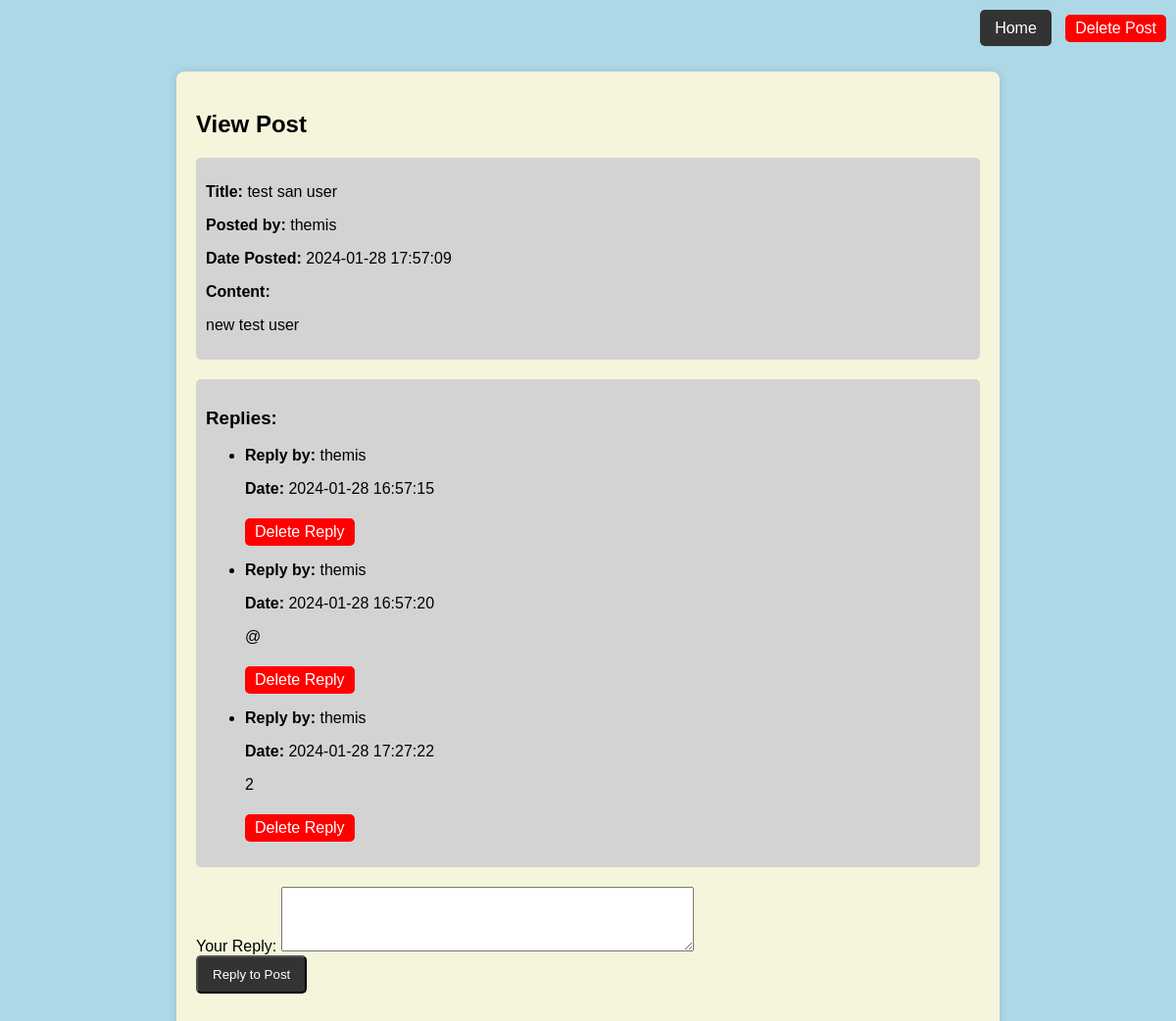
Page /posts/view_post.php?post_id=34 (signed in) on the committed database.
### tables this page shows
CREATE TABLE `posts` (
  `post_id` int(11) NOT NULL,
  `user_id` int(11) NOT NULL,
  `post_title` varchar(255) NOT NULL,
  `date_posted` datetime NOT NULL DEFAULT current_timestamp(),
  `content` text NOT NULL,
  `created_at` timestamp NOT NULL DEFAULT current_timestamp(),
  `views` int(11) DEFAULT 0
);

CREATE TABLE `users` (
  `user_id` int(11) NOT NULL,
  `username` varchar(50) NOT NULL,
  `email` varchar(100) NOT NULL,
  `password` varchar(255) NOT NULL,
  `role` enum('user','admin') DEFAULT 'user',
  `created_at` timestamp NOT NULL DEFAULT current_timestamp(),
  `registration_date` datetime DEFAULT current_timestamp()
);

CREATE TABLE `post_replies` (
  `reply_id` int(11) NOT NULL,
  `post_id` int(11) DEFAULT NULL,
  `user_id` int(11) DEFAULT NULL,
  `reply_content` text DEFAULT NULL,
  `reply_date` timestamp NOT NULL DEFAULT current_timestamp()
);

### posts/view_post_functions.php (called while the page is built, shortened)
<?php
function isAdmin($conn, $userId) {
    $sql = "SELECT * FROM users WHERE user_id = '$userId' AND role = 'admin'";
    $result = $conn->query($sql);
    return ($result && $result->num_rows > 0);
}
function fetchPostAndReplies($conn, $post_id) {
    $post = [];
    $replies = [];
    $sqlPost = "SELECT posts.*, users.username
                FROM posts
                INNER JOIN users ON posts.user_id = users.user_id
                WHERE post_id = $post_id";
    $resultPost = $conn->query($sqlPost);
    if ($resultPost && $resultPost->num_rows > 0) {
        $post = $resultPost->fetch_assoc();
    }
    $sqlReplies = "SELECT post_replies.*, users.username
                   FROM post_replies
                   INNER JOIN users ON post_replies.user_id = users.user_id
                   WHERE post_replies.post_id = $post_id";
    $resultReplies = $conn->query($sqlReplies);
    if ($resultReplies && $resultReplies->num_rows > 0) {
        while ($row = $resultReplies->fetch_assoc()) {
            $replies[] = $row;
        }
    }
    return ['post' => $post, 'replies' => $replies];
}
?>

### posts/view_post.php (the view, shortened to what this page needs)
<?php
require_once('../database/db_connection.php');
require_once('view_post_functions.php');
if (isset($_GET['post_id']) && is_numeric($_GET['post_id'])) {
    $post_id = $_GET['post_id'];
    $data = fetchPostAndReplies($conn, $post_id);
    $isAdmin = isAdmin($conn, $_SESSION["user_id"]);
} else {
    header("Location: ../forum/forum.php");
    exit();
}
?>
<!DOCTYPE html>
<html lang="en">
<head>
    <link rel="stylesheet" href="https://cdn.tiny.cloud/1/mc9km726iuu35yu11zsxl3wd0l8n9n7d762b7cf1qudt3mjj/tinymce/5/skins/ui/oxide/skin.min.css">
</head>
<body>
    <header>
        <a href="../forum/forum.php" class="btn">Home</a>
        <?php if ($isAdmin) : ?>
            <a href="delete_post.php?post_id=<?php echo $post_id; ?>" class="btn-delete">Delete Post</a>
        <?php endif; ?>
    </header>
    <div class="container">
        <h2>View Post</h2>
        <div class="post-content">
            <p><strong>Title:</strong> <?php echo $data['post']['post_title']; ?></p>
            <p><strong>Posted by:</strong> <?php echo $data['post']['username']; ?></p>
            <p><strong>Date Posted:</strong> <?php echo $data['post']['date_posted']; ?></p>
            <p><strong>Content:</strong></p>
            <p><?php echo $data['post']['content']; ?></p>
        </div>
        <div class="reply-box">
            <h3>Replies:</h3>
            <?php if (!empty($data['replies'])) : ?>
                <ul>
                    <?php foreach ($data['replies'] as $reply) : ?>
                        <li>
                            <p><strong>Reply by:</strong> <?php echo $reply['username']; ?></p>
                            <p><strong>Date:</strong> <?php echo $reply['reply_date']; ?></p>
                            <p><?php echo $reply['reply_content']; ?></p>
                            <?php if ($isAdmin) : ?>
                                <a href="../forum/delete_reply.php?reply_id=<?php echo $reply['reply_id']; ?>&post_id=<?php echo $post_id; ?>" class="btn-delete">Delete Reply</a>
                            <?php endif; ?>
                        </li>
                    <?php endforeach; ?>
                </ul>
            <?php else : ?>
                <p>No replies yet.</p>
            <?php endif; ?>
        </div>
        <?php if (isset($_SESSION['user_id'])) : ?>
            <form method="post" action="">
                <label for="reply_content">Your Reply:</label>
                <textarea id="reply_content" name="reply_content" rows="4" cols="50"></textarea>
                <br>
                <button type="submit" class="btn btn-green">Reply to Post</button>
            </form>
        <?php else : ?>
            <p>Please log in to post a reply.</p>
        <?php endif; ?>
    </div>
</body>
</html>

### posts/view_post_css.php (style rules this page uses)
body { font-family: Arial, sans-serif; background-color: #add8e6; margin: 0; padding: 0; }
.container { max-width: 800px; margin: 20px auto; padding: 20px; background-color: beige; border-radius: 8px; box-shadow: 0 0 10px rgba(0, 0, 0, 0.1); }
.post-content { background-color: #d3d3d3; padding: 10px; margin-bottom: 10px; border-radius: 5px; }
.btn { padding: 10px 15px; background-color: #333; color: white; text-decoration: none; border-radius: 5px; margin-right: 10px; cursor: pointer; }
.btn-delete { padding: 5px 10px; background-color: #ff0000; color: white; text-decoration: none; border-radius: 5px; margin-top: 5px; display: inline-block; }
.reply-box { margin-top: 20px; margin-bottom: 20px; background-color: #d3d3d3; padding: 10px; border-radius: 5px; }
header { background-color: #add8e6; padding: 10px; text-align: right; }

### rows in the picture
posts: post_title "test san user", user.username "themis", date_posted "2024-01-28 17:57:09", content "new test user"
post_replies: user.username "themis", reply_date "2024-01-28 16:57:15"
post_replies: user.username "themis", reply_date "2024-01-28 16:57:20", reply_content "@"
post_replies: user.username "themis", reply_date "2024-01-28 17:27:22", reply_content "2"
